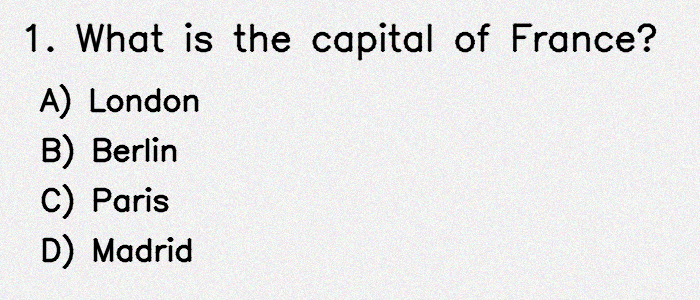
#> input picture StudyAssistant/test_ocr_input.png, 700 x 300 px
$ python -i ocr.py   (imports and definitions only)
#> lines starting #> are read from the running program, lines starting #| are printed output that depends on the picture
### StudyAssistant/config.py
"""
config.py — Central configuration for AI Study Assistant
Lightweight version.
"""

import os
import logging

# ─────────────────────────────────────────────
#  SCREEN CAPTURE
# ─────────────────────────────────────────────
# Default Capture region: (left, top, width, height)
CAPTURE_REGION = (100, 100, 600, 400)

# ─────────────────────────────────────────────
#  OCR
# ─────────────────────────────────────────────
TESSERACT_CMD = r"C:\Program Files\Tesseract-OCR\tesseract.exe"
OCR_LANGUAGE = "eng"
OCR_RESIZE_FACTOR = 2

# ─────────────────────────────────────────────
#  AI ANSWER ENGINE
# ─────────────────────────────────────────────
AI_PLUGIN = "ollama"  # "openai" | "ollama" | "mock"
OLLAMA_BASE_URL = "http://localhost:11434"
OLLAMA_MODEL = "llama3.2:1b"
AI_TIMEOUT = 60

# ─────────────────────────────────────────────
#  OVERLAY UI
# ─────────────────────────────────────────────
OVERLAY_DURATION_MS = 8000
OVERLAY_WIDTH = 460
OVERLAY_HEIGHT = 160

# ─────────────────────────────────────────────
#  HOTKEYS
# ─────────────────────────────────────────────
HOTKEY_SCAN = "ctrl+shift+a"
HOTKEY_EXIT = "ctrl+q"

# ─────────────────────────────────────────────
#  LOGGING & PATHS
# ─────────────────────────────────────────────
BASE_DIR = os.path.dirname(os.path.abspath(__file__))
LOG_DIR = os.path.join(BASE_DIR, "logs")
LOG_FILE = os.path.join(LOG_DIR, "study_assistant.log")

def setup_logger(name: str = "StudyAssistant") -> logging.Logger:
    """Simplified logger setup."""
#> further down, picture is the input picture: shape (300, 700, 3); mean B, G, R 229.9, 229.9, 229.9
    os.makedirs(LOG_DIR, exist_ok=True)
    logger = logging.getLogger(name)
    if not logger.handlers:
        logger.setLevel(logging.INFO)
        fmt = logging.Formatter("[%(asctime)s] %(levelname)s: %(message)s", datefmt="%H:%M:%S")

        ch = logging.StreamHandler()
        ch.setFormatter(fmt)
        logger.addHandler(ch)

        fh = logging.FileHandler(LOG_FILE, encoding="utf-8")
        fh.setFormatter(fmt)
        logger.addHandler(fh)
    return logger

### StudyAssistant/ocr.py
import cv2
import pytesseract
import numpy as np
import os
import config

logger = config.setup_logger("ocr")

if os.path.exists(config.TESSERACT_CMD):
    pytesseract.pytesseract.tesseract_cmd = config.TESSERACT_CMD

def preprocess_image(image: np.ndarray) -> np.ndarray:
    if len(image.shape) == 3:
        gray = cv2.cvtColor(image, cv2.COLOR_BGR2GRAY)
    else:
        gray = image

    # Resize 2x for better OCR
    h, w = gray.shape[:2]
#> h = 300; w = 700
    resized = cv2.resize(gray, (w * 2, h * 2), interpolation=cv2.INTER_CUBIC)
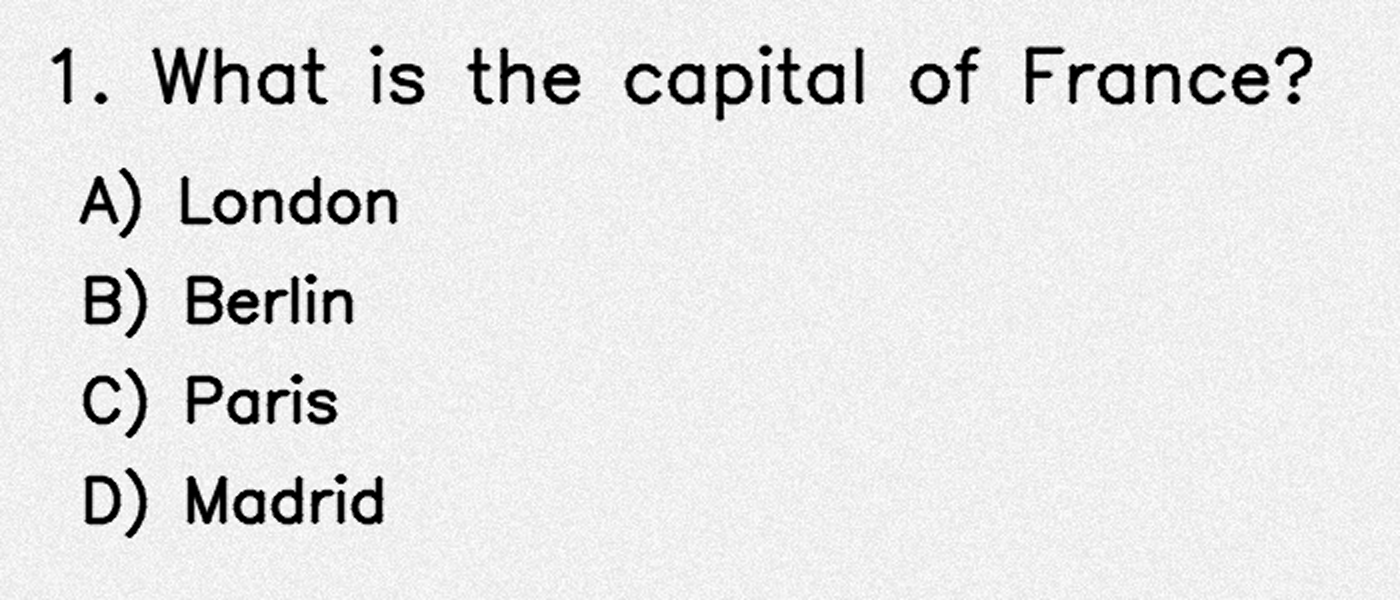
#> resized: shape (600, 1400); min 0, max 255, mean 230.1

    # Adaptive Thresholding for better contrast in various lighting/colors
    thresh = cv2.adaptiveThreshold(
        resized, 255, cv2.ADAPTIVE_THRESH_GAUSSIAN_C,
        cv2.THRESH_BINARY, 11, 2
    )
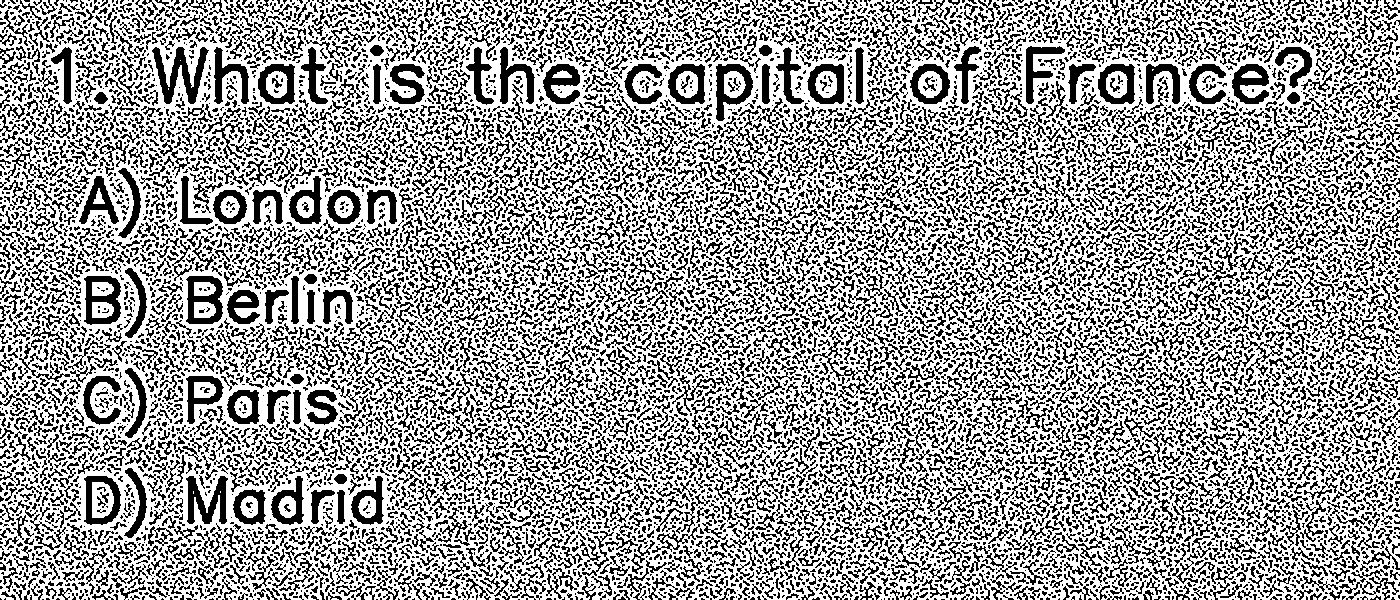
#> thresh: shape (600, 1400); 62.5% white; black in thin lines or dots

    # Save debug image
    cv2.imwrite("processed_debug.png", thresh)
    return thresh

def extract_text(image: np.ndarray) -> str:
    try:
        processed_img = preprocess_image(image)
        text = pytesseract.image_to_string(processed_img, lang=config.OCR_LANGUAGE, config=r'--oem 3 --psm 6')
        return text.strip()
    except Exception as e:
        logger.error(f"OCR Error: {e}")
        return ""

>>> import cv2
>>> picture = cv2.imread('test_ocr_input.png')
>>> result = preprocess_image(picture)
